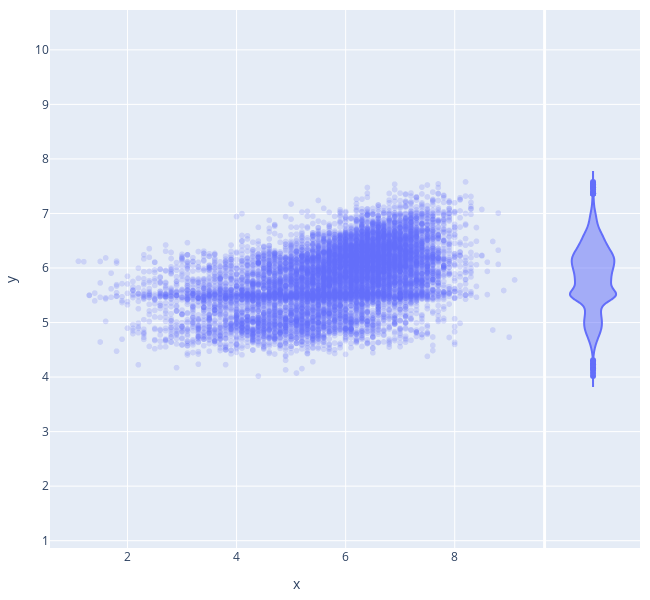

This figure's notebook cell:
### Code cell
fig = px.scatter(x = Y_test, y = Y_test_pred, opacity=0.2, width=650, height=600, marginal_y='violin')
fig.update_layout( margin=dict(l=20, r=10, t=10, b=10), yaxis=dict(scaleanchor="x", scaleratio=1))
fig.show()

### Figure 1 — Plotly figure (JSON) as saved in the notebook; plotly's stock layout.template omitted (floating-point values rounded to 4 significant figures; data arrays with more than 128 entries replaced by an {"elided": "..."} marker saying what was removed)
{"data": [{"hovertemplate": "x=%{x}<br>y=%{y}<extra></extra>", "legendgroup": "", "marker": {"color": "#636efa", "opacity": 0.2, "symbol": "circle"}, "mode": "markers", "name": "", "showlegend": false, "type": "scattergl", "x": {"elided": "11281 float values"}, "xaxis": "x", "y": {"elided": "11281 float values"}, "yaxis": "y"}, {"alignmentgroup": "True", "hovertemplate": "y=%{y}<extra></extra>", "legendgroup": "", "marker": {"color": "#636efa", "symbol": "circle"}, "name": "", "offsetgroup": "", "scalegroup": "y", "showlegend": false, "type": "violin", "xaxis": "x2", "y": {"elided": "11281 float values"}, "yaxis": "y2"}], "layout": {"height": 600, "legend": {"tracegroupgap": 0}, "margin": {"b": 10, "l": 20, "r": 10, "t": 10}, "width": 650, "xaxis": {"anchor": "y", "domain": [0, 0.8358], "title": {"text": "x"}}, "xaxis2": {"anchor": "y2", "domain": [0.8408, 1], "matches": "x2", "showgrid": false, "showline": false, "showticklabels": false, "ticks": ""}, "yaxis": {"anchor": "x", "domain": [0, 1], "scaleanchor": "x", "scaleratio": 1, "title": {"text": "y"}}, "yaxis2": {"anchor": "x2", "domain": [0, 1], "matches": "y", "showgrid": true, "showticklabels": false}}}
